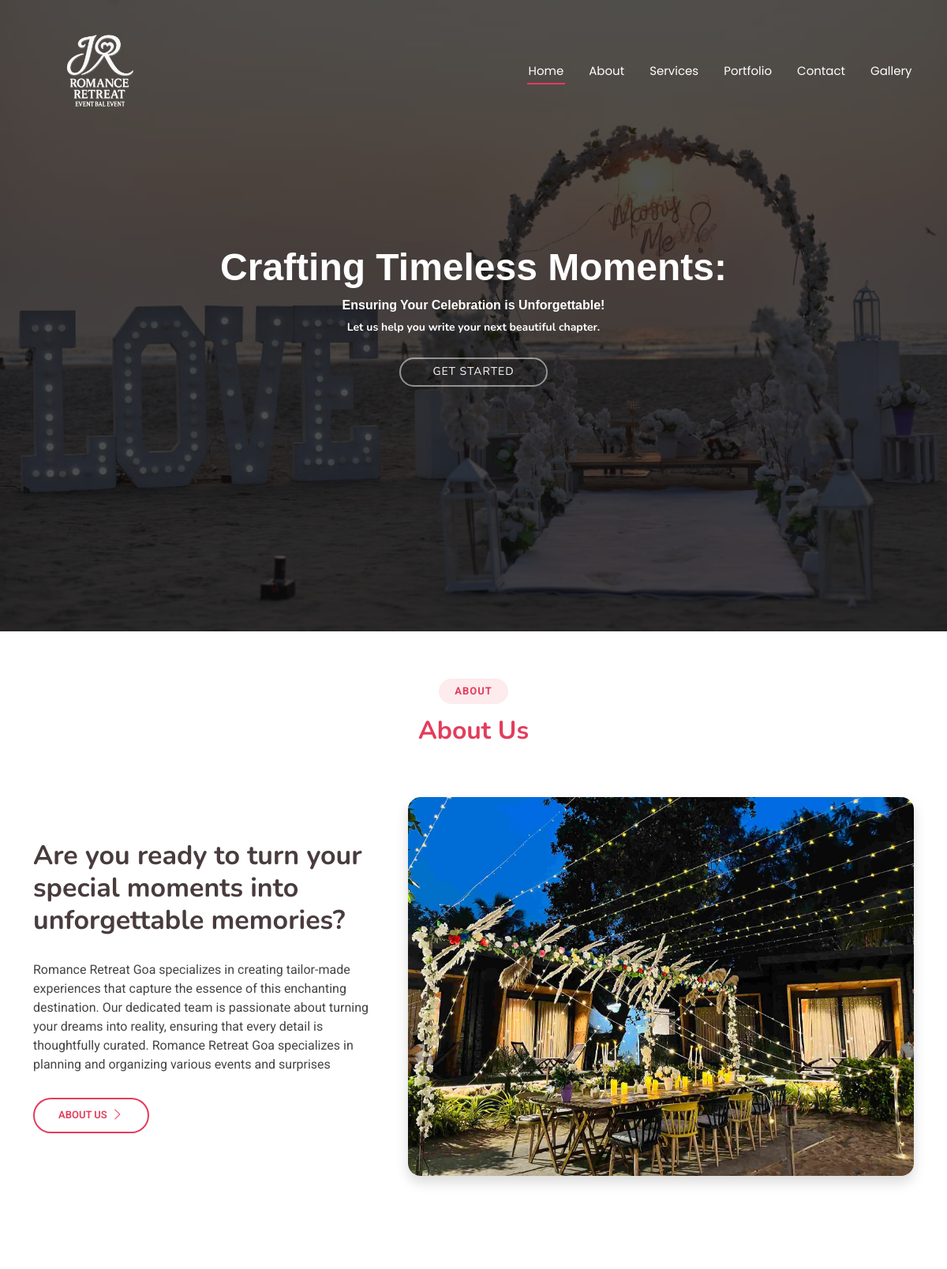
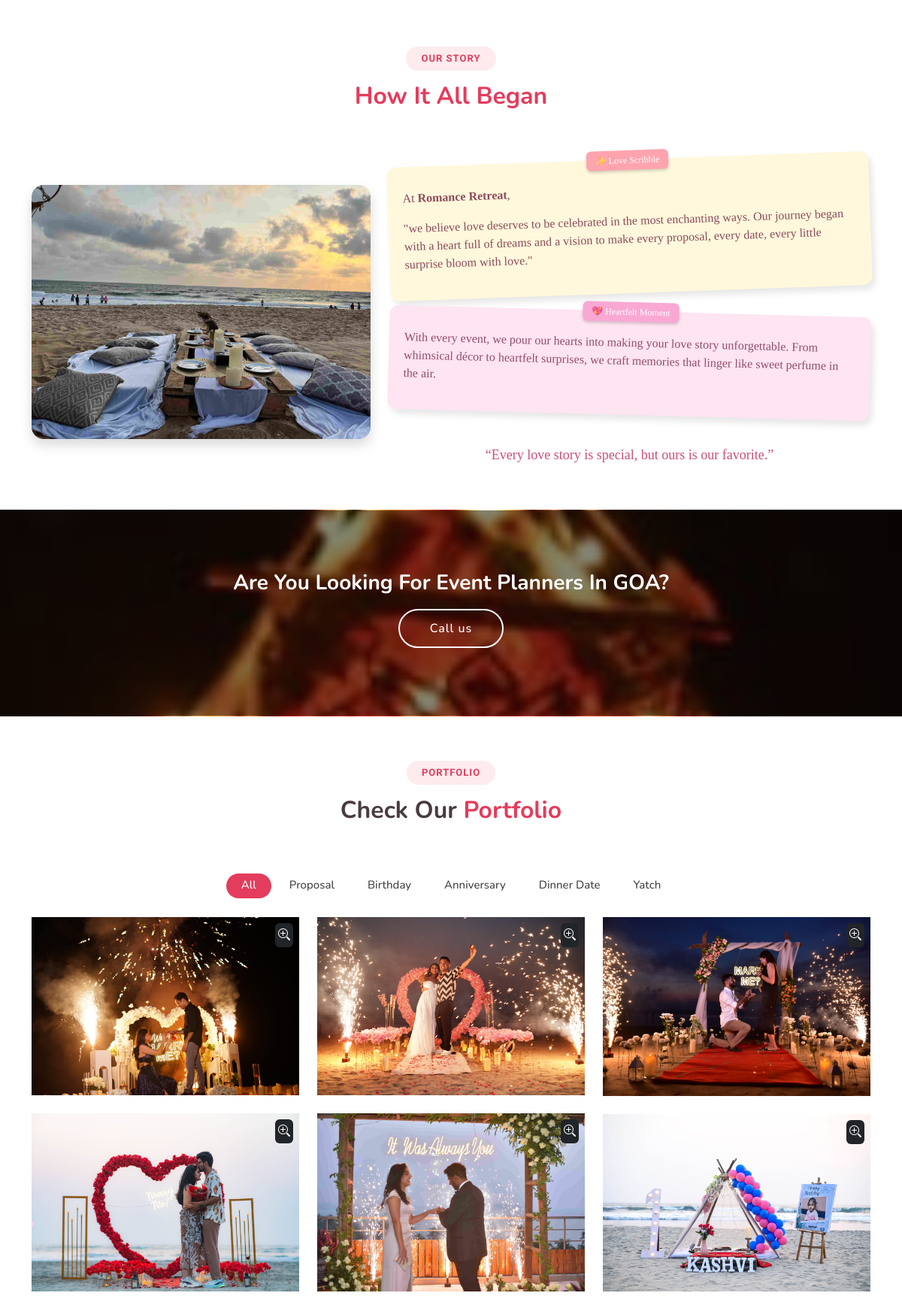
The page / (upper part) on the database its author committed (2 pictures, top to bottom).
### surprisekaroapp/models.py (models this page shows, shortened)
class hero(models.Model):
    image=models.ImageField(upload_to='home/')

class about(models.Model):
    title= models.CharField(max_length=225)
    description= models.TextField()
    image=models.ImageField(upload_to='about_image/', null=True)
    created_at = models.DateTimeField(auto_now_add=True, null=True)

class Ourstory(models.Model):
    image =  models.ImageField(upload_to='story/',null=True,blank=True)
    description1 = models.TextField(null=True)
    description2 = models.TextField(null=True)

class photo(models.Model):
    title= models.CharField(max_length=225)
    image=models.ImageField(upload_to='portfolio/')
    eventype=models.CharField(max_length=225, null=True)
    created_at = models.DateTimeField(auto_now_add=True, null=True)
    def __str__(self):
        return self.title

### surprisekaroapp/views.py (the view)
# urls.py: path('',views.index,name="index"),
def index(request):
    data = about.objects.all().first()
    home = hero.objects.all().first()
    events= photo.objects.all()
    ourstory = Ourstory.objects.all()
    groupevent = defaultdict(list)
    for event in events:
        groupevent[event.eventype].append(event)
    print(groupevent)
    group = dict(groupevent)
    paginator = Paginator(list(group.items()),7)
    pagenumber = request.GET.get("page",1)
    print(pagenumber)
    page_objects = paginator.get_page(pagenumber)
    print(page_objects)
    print(group)
    popup = PopupImage.objects.filter(is_active=True).order_by('-updated_at').first()
    app = Whatsapp.objects.all().first
    return render(request,'base.html',{"about":data,"home":home, "grouped_photos":group,"popup": popup,"app":app,'ourstory': ourstory})

### templates/base.html (shortened to what this page needs)
{% extends 'index.html' %}
{% load  static  %}
{% block content %}
    <section id="hero" class="hero section dark-background">
      <img src="{{home.image.url}}" alt="" data-aos="fade-in">
      <div class="container text-center" data-aos="fade-up" data-aos-delay="100">
        <div class="row justify-content-center">
          <div class="col-lg-8">
            <h2 style="font-family: 'Georgia', sans-serif;">Crafting Timeless Moments:<h2>
              <p style="font-family: 'Georgia', sans-serif; font-size: 16px;">Ensuring Your Celebration is Unforgettable!<p>
            <p style="font-size: 14px;">  Let us help you write your next beautiful chapter. </p>
            <a href="#about" class="btn-get-started">Get Started</a>
          </div>
        </div>
      </div>
    </section>
    <section id="about" class="about section">
<div class="container section-title" data-aos="fade-up">
  <h2>About</h2>
  <p> <span class="description-title">About Us<br></span></p>
</div>
<div class="container">
  <div class="row gy-5 align-items-center">
    <div class="content col-xl-5 d-flex flex-column" data-aos="fade-up" data-aos-delay="100">
      <h3>{{ about.title }}</h3>
      <p>{{ about.description }}</p>
      <a href="#" class="about-btn align-self-center align-self-xl-start">
        <span>About us</span> <i class="bi bi-chevron-right"></i>
      </a>
    </div>
    <div class="col-xl-7" data-aos="fade-left" data-aos-delay="200">
      <img src= "{{ about.image.url }}" alt="{{ about.title }}" class="img-fluid rounded-4 shadow">
    </div>
  </div>
</div>
    </section>
    <section id="services" class="services section">
<section id="our-story" class="services section">
<div class="container section-title" data-aos="fade-up">
  <h2>Our Story</h2>
  <p><span class="description-title">How It All Began</span></p>
</div>
<div class="container">
  <div class="row gy-5 align-items-center justify-content-center">
  {% for item in ourstory %}
    <div class="col-lg-5" data-aos="fade-right" data-aos-delay="100">
        <img src="{{ item.image.url }}" alt="Our Story Image" class="img-fluid rounded-4 shadow">
    </div>
    <div class="col-lg-7" data-aos="fade-left" data-aos-delay="200">
      <div class="story-content d-flex flex-column gap-4">
        <div style="
          background-color: #fff8dc;
          padding: 20px;
          border-radius: 12px;
          box-shadow: 4px 6px 10px rgba(0,0,0,0.1);
          transform: rotate(-2deg);
          position: relative;
          font-family: 'Georgia', cursive;
          color: #8b4c5b;
          max-width: 100%;
        ">
          <div style="
            position: absolute;
            top: -12px;
            left: 50%;
            transform: translateX(-50%);
            background: #fda4af;
            color: white;
            font-size: 12px;
            padding: 4px 12px;
            border-radius: 6px;
            font-family: 'Cursive';
            box-shadow: 0 2px 4px rgba(0,0,0,0.2);
          ">
            ✨ Love Scribble
          </div>
          <p style="margin-top: 10px;">
            At <strong>Romance Retreat</strong>,
            <p>"{{item.description1}}"</p>
          </p>
        </div>
        <div style="
          background-color: #ffe4f2;
          padding: 20px;
          border-radius: 12px;
          box-shadow: 4px 6px 10px rgba(0,0,0,0.1);
          transform: rotate(1.5deg);
          position: relative;
          font-family: 'Georgia', cursive;
          color: #914d6d;
        ">
          <div style="
            position: absolute;
            top: -12px;
            left: 50%;
            transform: translateX(-50%);
            background: #f9a8d4;
            color: white;
            font-size: 12px;
            padding: 4px 12px;
            border-radius: 6px;
            font-family: 'Cursive';
            box-shadow: 0 2px 4px rgba(0,0,0,0.2);
          ">
            💖 Heartfelt Moment
          </div>
          <p style="margin-top: 10px;">
            {{item.description2}}
          </p>
        </div>
      {% endfor %}
        <div class="text-center mt-3">
          <span style="font-family: 'Cursive'; font-size: 18px; color: #c94f7c;">
            “Every love story is special, but ours is our favorite.”
          </span>
        </div>
      </div>
    </div>
  </div>
</div>
</section>
    <section id="call-to-action" class="call-to-action section dark-background">
      <img src="{% static '/assets/img/img2.jpeg'%}" alt="">
      <div class="container">
        <div class="row justify-content-center" data-aos="zoom-in" data-aos-delay="100">
          <div class="col-xl-10">
            <div class="text-center">
              <h3>Are You Looking For Event Planners In GOA?</h3>
              <a class="cta-btn" href="#contact">Call us</a>
            </div>
          </div>
        </div>
      </div>
    </section>
   <section id="portfolio" class="portfolio section">
    <div class="container section-title" data-aos="fade-up">
      <h2>Portfolio</h2>
      <p><span>Check Our</span> <span class="description-title">Portfolio</span></p>
    </div>
    <div class="container">
      <div class="isotope-layout" data-default-filter="*" data-layout="masonry">
        <ul class="portfolio-filters isotope-filters" data-aos="fade-up" data-aos-delay="100">
          <li data-filter="*" class="filter-active">All</li>
          {% for group_name, photo_list in grouped_photos.items %}
           {% if group_name != 'All' %}
              <li data-filter=".filter-{{ group_name|slugify }}">{{ group_name }}</li>
            {% endif %}
          {% endfor %}
        </ul>
        <div class="row gy-4 isotope-container" data-aos="fade-up" data-aos-delay="200">
          {% for group_name, photo_list in grouped_photos.items %}
            {% if group_name != 'All' %}
              {% for photo in photo_list %}
                <div class="col-lg-4 col-md-6 portfolio-item isotope-item filter-{{ group_name|slugify }}">
                  <div class="position-relative">
  <a href="{{ photo.image.url }}" class="glightbox" data-gallery="portfolio-gallery-{{ group_name|slugify }}" title="{{ photo.title }}">
    <img src="{{ photo.image.url }}" class="img-fluid" alt="{{ photo.title }}">
    <i class="bi bi-zoom-in position-absolute top-0 end-0 m-2 text-white bg-dark p-1 rounded"></i>
  </a>
</div>
                </div>
              {% endfor %}
            {% endif %}
          {% endfor %}
        </div>
      </div>
    </div>
  </section>
{% endblock %}

### rows shown on the page
hero: image (picture)
about: title "Are you ready to turn your special moments into unforgettable memories?", description "Romance Retreat Goa specializes in creating tailor-made experiences that capture the essence of this enchanting destination. Our dedicated team is passionate about turning your dreams into reality, ensuring that every detail is thoughtfully curated. Romance Retreat Goa specializes in planning and organizing various events and surprises", image (picture)
Ourstory: image (picture), description1 "we believe love deserves to be celebrated in the most enchanting ways. Our journey began with a heart full of dreams and a vision to make every proposal, every date, every little surprise bloom with love.", description2 "With every event, we pour our hearts into making your love story unforgettable. From whimsical décor to heartfelt surprises, we craft memories that linger like sweet perfume in the air."
photo: eventype "Proposal", image (picture)
photo: eventype "Birthday", image (picture)
photo: eventype "Anniversary"
photo: eventype "Dinner Date"
photo: eventype "Yatch"
photo: image (picture)
photo: image (picture)
photo: image (picture)
photo: image (picture)
